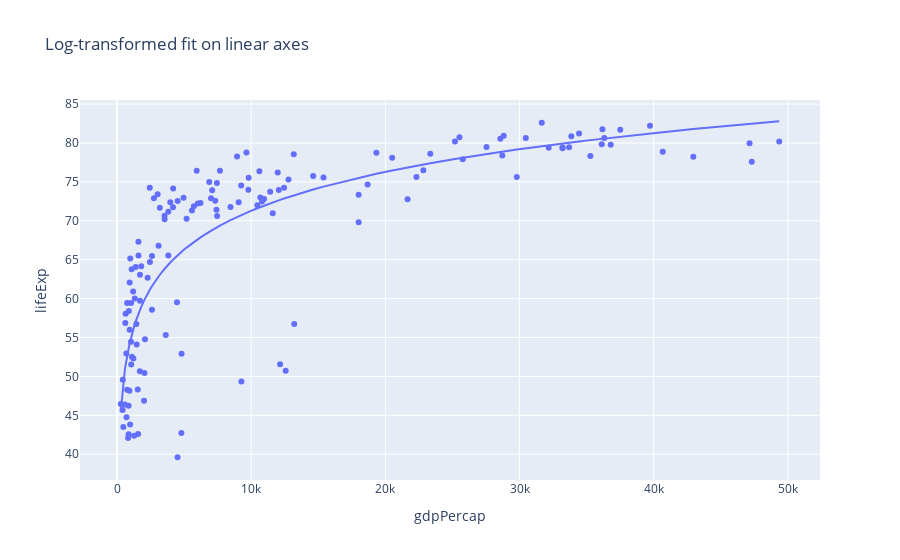

The code cell stored with this chart in its notebook:
### Code cell
import plotly.express as px

df = px.data.gapminder(year=2007)
fig = px.scatter(
    df,
    x="gdpPercap",
    y="lifeExp",
    trendline="ols",
    trendline_options=dict(log_x=True),
    title="Log-transformed fit on linear axes",
)
fig.show()

### Figure 1 — Plotly figure (JSON) as saved in the notebook; plotly's stock layout.template omitted (floating-point values rounded to 4 significant figures; data arrays with more than 128 entries replaced by an {"elided": "..."} marker saying what was removed)
{"data": [{"hovertemplate": "gdpPercap=%{x}<br>lifeExp=%{y}<extra></extra>", "legendgroup": "", "marker": {"color": "#636efa", "symbol": "circle"}, "mode": "markers", "name": "", "orientation": "v", "showlegend": false, "type": "scatter", "x": {"elided": "142 float values"}, "xaxis": "x", "y": {"elided": "142 float values"}, "yaxis": "y"}, {"hovertemplate": "<b>OLS trendline</b><br>lifeExp = 16.5851 * log10(gdpPercap) + 4.94961<br>R<sup>2</sup>=0.654449<br><br>gdpPercap=%{x}<br>lifeExp=%{y} <b>(trend)</b><extra></extra>", "legendgroup": "", "marker": {"color": "#636efa", "symbol": "circle"}, "mode": "lines", "name": "", "showlegend": false, "type": "scatter", "x": {"elided": "142 float values"}, "xaxis": "x", "y": {"elided": "142 float values"}, "yaxis": "y"}], "layout": {"legend": {"tracegroupgap": 0}, "title": {"text": "Log-transformed fit on linear axes"}, "xaxis": {"anchor": "y", "domain": [0, 1], "title": {"text": "gdpPercap"}}, "yaxis": {"anchor": "x", "domain": [0, 1], "title": {"text": "lifeExp"}}}}
